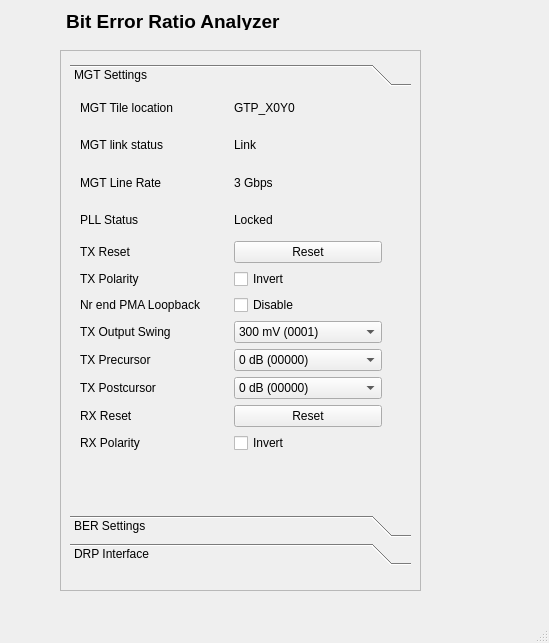
<?xml version="1.0" encoding="UTF-8"?>
<ui version="4.0">
 <class>MainWindow</class>
 <widget class="QMainWindow" name="MainWindow">
  <property name="geometry">
   <rect>
    <x>0</x>
    <y>0</y>
    <width>549</width>
    <height>643</height>
   </rect>
  </property>
  <property name="windowTitle">
   <string>MainWindow</string>
  </property>
  <widget class="QWidget" name="centralwidget">
   <widget class="QFrame" name="frame">
    <property name="geometry">
     <rect>
      <x>60</x>
      <y>50</y>
      <width>361</width>
      <height>541</height>
     </rect>
    </property>
    <property name="frameShape">
     <enum>QFrame::StyledPanel</enum>
    </property>
    <property name="frameShadow">
     <enum>QFrame::Raised</enum>
    </property>
    <widget class="QToolBox" name="toolBox">
     <property name="geometry">
      <rect>
       <x>10</x>
       <y>14</y>
       <width>341</width>
       <height>501</height>
      </rect>
     </property>
     <property name="currentIndex">
      <number>0</number>
     </property>
     <widget class="QWidget" name="page">
      <property name="geometry">
       <rect>
        <x>0</x>
        <y>0</y>
        <width>341</width>
        <height>408</height>
       </rect>
      </property>
      <attribute name="label">
       <string>MGT Settings</string>
      </attribute>
      <widget class="QWidget" name="gridLayoutWidget">
       <property name="geometry">
        <rect>
         <x>10</x>
         <y>0</y>
         <width>302</width>
         <height>361</height>
        </rect>
       </property>
       <layout class="QGridLayout" name="gridLayout">
        <item row="0" column="0">
         <widget class="QLabel" name="label">
          <property name="text">
           <string>MGT Tile location</string>
          </property>
         </widget>
        </item>
        <item row="3" column="1">
         <widget class="QLabel" name="plllabel">
          <property name="text">
           <string>Locked</string>
          </property>
         </widget>
        </item>
        <item row="2" column="1">
         <widget class="QLabel" name="lineratelabel">
          <property name="text">
           <string>3 Gbps</string>
          </property>
         </widget>
        </item>
        <item row="9" column="1">
         <widget class="QComboBox" name="postcombo">
          <item>
           <property name="text">
            <string>0 dB (00000)</string>
           </property>
          </item>
          <item>
           <property name="text">
            <string>0.5 dB (00010)</string>
           </property>
          </item>
          <item>
           <property name="text">
            <string>1 dB (00100)</string>
           </property>
          </item>
          <item>
           <property name="text">
            <string>2 dB (01000)</string>
           </property>
          </item>
          <item>
           <property name="text">
            <string>4 dB (01111)</string>
           </property>
          </item>
          <item>
           <property name="text">
            <string>6 dB (10100)</string>
           </property>
          </item>
          <item>
           <property name="text">
            <string>8 dB (11000)</string>
           </property>
          </item>
          <item>
           <property name="text">
            <string>12 dB (11110)</string>
           </property>
          </item>
         </widget>
        </item>
        <item row="4" column="0">
         <widget class="QLabel" name="label_5">
          <property name="text">
           <string>TX Reset</string>
          </property>
         </widget>
        </item>
        <item row="8" column="1">
         <widget class="QComboBox" name="precombo">
          <item>
           <property name="text">
            <string>0 dB (00000)</string>
           </property>
          </item>
          <item>
           <property name="text">
            <string>0.5 dB (00010)</string>
           </property>
          </item>
          <item>
           <property name="text">
            <string>1 dB (00101)</string>
           </property>
          </item>
          <item>
           <property name="text">
            <string>2 dB (01000) </string>
           </property>
          </item>
          <item>
           <property name="text">
            <string>4 dB (01111)</string>
           </property>
          </item>
          <item>
           <property name="text">
            <string>6 dB (10100)</string>
           </property>
          </item>
         </widget>
        </item>
        <item row="7" column="1">
         <widget class="QComboBox" name="swingcombo">
          <item>
           <property name="text">
            <string>300 mV (0001)</string>
           </property>
          </item>
          <item>
           <property name="text">
            <string>500 mV (0100)</string>
           </property>
          </item>
          <item>
           <property name="text">
            <string>750 mV (1000)</string>
           </property>
          </item>
          <item>
           <property name="text">
            <string>900 mV (1011)</string>
           </property>
          </item>
          <item>
           <property name="text">
            <string>1050 mV (1111)</string>
           </property>
          </item>
         </widget>
        </item>
        <item row="5" column="0">
         <widget class="QLabel" name="label_7">
          <property name="text">
           <string>TX Polarity</string>
          </property>
         </widget>
        </item>
        <item row="1" column="1">
         <widget class="QLabel" name="linklabel">
          <property name="text">
           <string>Link</string>
          </property>
         </widget>
        </item>
        <item row="2" column="0">
         <widget class="QLabel" name="label_3">
          <property name="text">
           <string>MGT Line Rate</string>
          </property>
         </widget>
        </item>
        <item row="1" column="0">
         <widget class="QLabel" name="label_2">
          <property name="text">
           <string>MGT link status</string>
          </property>
         </widget>
        </item>
        <item row="0" column="1">
         <widget class="QLabel" name="label_12">
          <property name="text">
           <string>GTP_X0Y0</string>
          </property>
         </widget>
        </item>
        <item row="7" column="0">
         <widget class="QLabel" name="label_9">
          <property name="text">
           <string>TX Output Swing</string>
          </property>
         </widget>
        </item>
        <item row="11" column="0">
         <widget class="QLabel" name="label_8">
          <property name="text">
           <string>RX Polarity</string>
          </property>
         </widget>
        </item>
        <item row="10" column="0">
         <widget class="QLabel" name="label_6">
          <property name="text">
           <string>RX Reset</string>
          </property>
         </widget>
        </item>
        <item row="8" column="0">
         <widget class="QLabel" name="label_10">
          <property name="text">
           <string>TX Precursor</string>
          </property>
         </widget>
        </item>
        <item row="3" column="0">
         <widget class="QLabel" name="label_4">
          <property name="text">
           <string>PLL Status</string>
          </property>
         </widget>
        </item>
        <item row="4" column="1">
         <widget class="QPushButton" name="txrst">
          <property name="text">
           <string>Reset</string>
          </property>
         </widget>
        </item>
        <item row="9" column="0">
         <widget class="QLabel" name="label_11">
          <property name="text">
           <string>TX Postcursor</string>
          </property>
         </widget>
        </item>
        <item row="10" column="1">
         <widget class="QPushButton" name="rxrst">
          <property name="text">
           <string>Reset</string>
          </property>
         </widget>
        </item>
        <item row="5" column="1">
         <widget class="QCheckBox" name="txpolcheckbox">
          <property name="text">
           <string>Invert</string>
          </property>
         </widget>
        </item>
        <item row="11" column="1">
         <widget class="QCheckBox" name="rxpolcheckbox">
          <property name="text">
           <string>Invert</string>
          </property>
         </widget>
        </item>
        <item row="6" column="0">
         <widget class="QLabel" name="label_15">
          <property name="text">
           <string>Nr end PMA Loopback</string>
          </property>
         </widget>
        </item>
        <item row="6" column="1">
         <widget class="QCheckBox" name="loopbackcheck">
          <property name="text">
           <string>Disable</string>
          </property>
         </widget>
        </item>
       </layout>
      </widget>
     </widget>
     <widget class="QWidget" name="page_2">
      <property name="geometry">
       <rect>
        <x>0</x>
        <y>0</y>
        <width>341</width>
        <height>408</height>
       </rect>
      </property>
      <attribute name="label">
       <string>BER Settings</string>
      </attribute>
      <widget class="QWidget" name="gridLayoutWidget_2">
       <property name="geometry">
        <rect>
         <x>10</x>
         <y>0</y>
         <width>281</width>
         <height>121</height>
        </rect>
       </property>
       <layout class="QGridLayout" name="gridLayout_2">
        <item row="3" column="1">
         <widget class="QLabel" name="berlabel">
          <property name="text">
           <string>BER</string>
          </property>
         </widget>
        </item>
        <item row="0" column="0">
         <widget class="QLabel" name="label_16">
          <property name="text">
           <string>TX PRBS Config             </string>
          </property>
         </widget>
        </item>
        <item row="1" column="0">
         <widget class="QLabel" name="label_17">
          <property name="text">
           <string>RX PRBS Config</string>
          </property>
         </widget>
        </item>
        <item row="2" column="1">
         <widget class="QComboBox" name="errorcombo">
          <item>
           <property name="text">
            <string>0%</string>
           </property>
          </item>
          <item>
           <property name="text">
            <string>25%</string>
           </property>
          </item>
          <item>
           <property name="text">
            <string>50%</string>
           </property>
          </item>
          <item>
           <property name="text">
            <string>75%</string>
           </property>
          </item>
          <item>
           <property name="text">
            <string>100%</string>
           </property>
          </item>
         </widget>
        </item>
        <item row="0" column="1">
         <widget class="QComboBox" name="txconfigcombo">
          <item>
           <property name="text">
            <string>7</string>
           </property>
          </item>
          <item>
           <property name="text">
            <string>15</string>
           </property>
          </item>
          <item>
           <property name="text">
            <string>23</string>
           </property>
          </item>
          <item>
           <property name="text">
            <string>31</string>
           </property>
          </item>
         </widget>
        </item>
        <item row="1" column="1">
         <widget class="QComboBox" name="rxconfigcombo">
          <item>
           <property name="text">
            <string>7</string>
           </property>
          </item>
          <item>
           <property name="text">
            <string>15</string>
           </property>
          </item>
          <item>
           <property name="text">
            <string>23</string>
           </property>
          </item>
          <item>
           <property name="text">
            <string>31</string>
           </property>
          </item>
         </widget>
        </item>
        <item row="2" column="0">
         <widget class="QLabel" name="label_20">
          <property name="text">
           <string>Inject Error</string>
          </property>
         </widget>
        </item>
        <item row="3" column="0">
         <widget class="QLabel" name="label_21">
          <property name="text">
           <string>Bit Error Ratio</string>
          </property>
         </widget>
        </item>
       </layout>
      </widget>
     </widget>
     <widget class="QWidget" name="page_3">
      <property name="geometry">
       <rect>
        <x>0</x>
        <y>0</y>
        <width>98</width>
        <height>28</height>
       </rect>
      </property>
      <attribute name="label">
       <string>DRP Interface</string>
      </attribute>
      <widget class="QWidget" name="gridLayoutWidget_3">
       <property name="geometry">
        <rect>
         <x>10</x>
         <y>0</y>
         <width>281</width>
         <height>128</height>
        </rect>
       </property>
       <layout class="QGridLayout" name="gridLayout_3">
        <item row="1" column="1">
         <widget class="QLineEdit" name="drpval"/>
        </item>
        <item row="0" column="1">
         <widget class="QLineEdit" name="drpaddr"/>
        </item>
        <item row="0" column="0">
         <widget class="QLabel" name="label_23">
          <property name="text">
           <string>DRP Address             0x</string>
          </property>
         </widget>
        </item>
        <item row="1" column="0">
         <widget class="QLabel" name="label_24">
          <property name="text">
           <string>DRP Value                  0x</string>
          </property>
         </widget>
        </item>
        <item row="2" column="1">
         <widget class="QPushButton" name="drpreadbutton">
          <property name="text">
           <string>DRP Read</string>
          </property>
         </widget>
        </item>
        <item row="3" column="1">
         <widget class="QPushButton" name="drpwritebutton">
          <property name="text">
           <string>DRP Write</string>
          </property>
         </widget>
        </item>
       </layout>
      </widget>
     </widget>
    </widget>
   </widget>
   <widget class="QLabel" name="label_25">
    <property name="geometry">
     <rect>
      <x>50</x>
      <y>10</y>
      <width>251</width>
      <height>20</height>
     </rect>
    </property>
    <property name="text">
     <string>&lt;html&gt;&lt;head/&gt;&lt;body&gt;&lt;p align=&quot;center&quot;&gt;&lt;span style=&quot; font-size:14pt; font-weight:600;&quot;&gt;Bit Error Ratio Analyzer &lt;/span&gt;&lt;/p&gt;&lt;/body&gt;&lt;/html&gt;</string>
    </property>
   </widget>
  </widget>
  <widget class="QMenuBar" name="menubar">
   <property name="geometry">
    <rect>
     <x>0</x>
     <y>0</y>
     <width>549</width>
     <height>25</height>
    </rect>
   </property>
  </widget>
  <widget class="QStatusBar" name="statusbar"/>
 </widget>
 <resources/>
 <connections/>
</ui>
